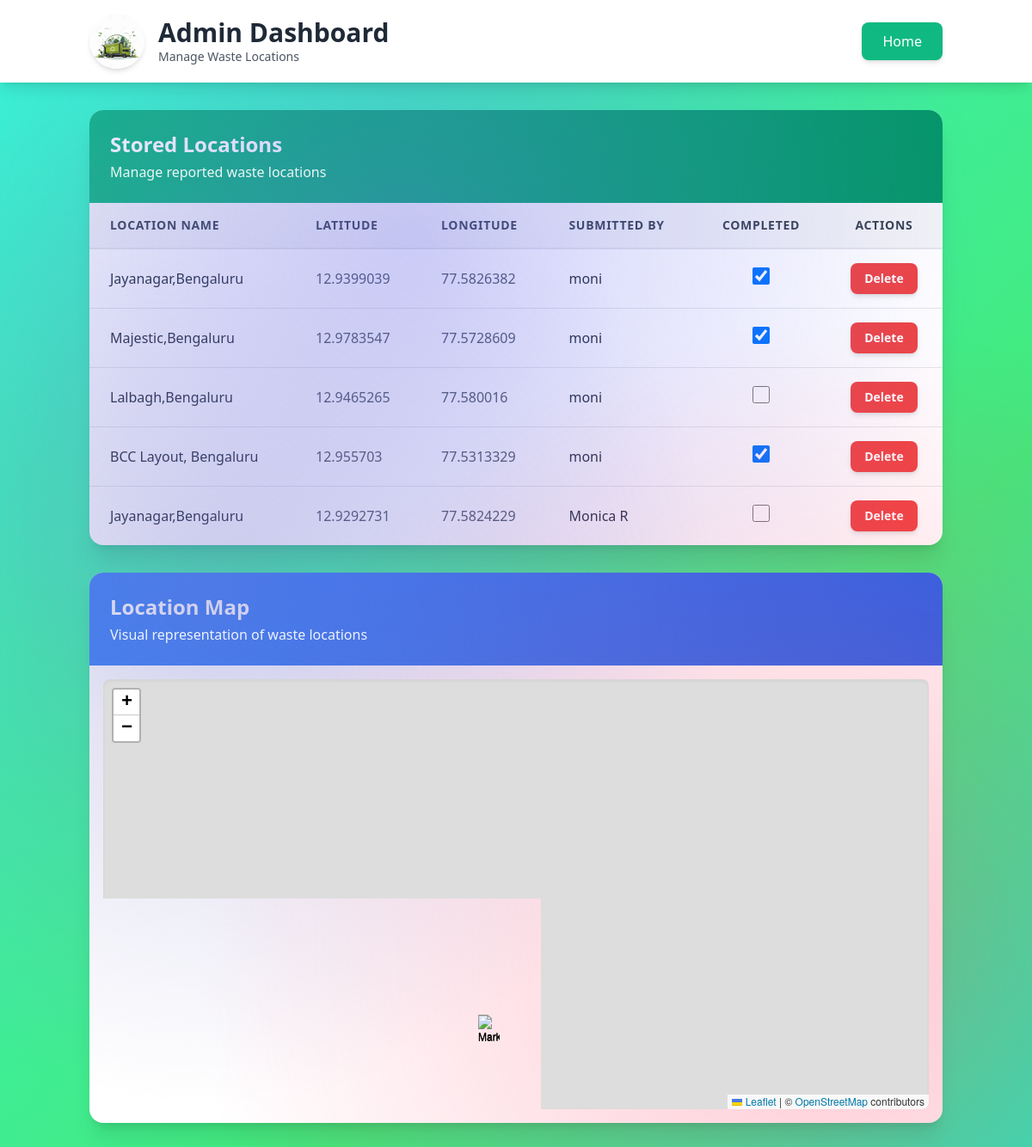
The app's page /admin_dashboard (signed in) with its own data.
### app.py (models this page shows, shortened)
class WasteLocation(db.Model):
    __tablename__ = 'waste_location'
    id = db.Column(db.Integer, primary_key=True)
    location_name = db.Column(db.String(255), nullable=False)
    latitude = db.Column(db.Float, nullable=False)
    longitude = db.Column(db.Float, nullable=False)
    user_id = db.Column(db.Integer, db.ForeignKey('user.id'), nullable=False)  # Foreign key to User
    is_completed = db.Column(db.Boolean, default=False)  # New column
    user = db.relationship('User', backref=db.backref('locations', lazy=True))  # Define relationship

class User(db.Model):
    __tablename__='user'
    id = db.Column(db.Integer, primary_key=True)
    username = db.Column(db.String(120), unique=True, nullable=False)
    password = db.Column(db.String(200), nullable=False)
    is_admin = db.Column(db.Boolean, default=False)  # Admin field to distinguish between admins and regular users

### app.py (the view)
@app.route('/admin_dashboard')
def admin_dashboard():
    if 'user_id' not in session or not session.get('is_admin'):
        return redirect(url_for('login'))  # Redirect to login if not an admin
    locations = WasteLocation.query.all()
    locations = [
        {
            "id": loc.id,
            "location_name":loc.location_name,
            "latitude": loc.latitude,
            "longitude": loc.longitude,
            "username": loc.user.username,
            'is_completed': loc.is_completed,
        }
        for loc in locations
    ]
    locations = locations if locations else []
    return render_template('admin_dashboard.html', locations=locations)

### templates/admin_dashboard.html (shortened to what this page needs)
<!DOCTYPE html>
<html lang="en">
<head>
    <script src="https://cdn.tailwindcss.com"></script>
    <link rel="stylesheet" href="https://unpkg.com/leaflet@1.7.1/dist/leaflet.css"/>
</head>
<body class="animated-gradient min-h-screen">
    <header class="bg-white shadow-lg sticky top-0 z-50">
        <div class="container mx-auto px-4 py-4">
            <div class="flex items-center justify-between">
                <div class="flex items-center space-x-4">
                    <img src="{{ url_for('static', filename='images/logo.jpg') }}" alt="Logo" class="h-16 w-16 rounded-full object-cover shadow-md">
                    <div>
                        <h1 class="text-2xl md:text-3xl font-bold text-gray-800">Admin Dashboard</h1>
                        <p class="text-sm text-gray-600 hidden md:block">Manage Waste Locations</p>
                    </div>
                </div>
                <a href="/" class="px-6 py-2.5 bg-primary text-white rounded-lg hover:bg-secondary transition-all duration-300 shadow-md hover:shadow-lg font-medium">Home</a>
            </div>
        </div>
    </header>
    <div class="container mx-auto px-4 py-8">
        <div class="bg-white rounded-2xl shadow-xl overflow-hidden mb-8">
            <div class="bg-gradient-to-r from-primary to-secondary p-6">
                <h2 class="text-2xl font-bold text-white">Stored Locations</h2>
                <p class="text-white opacity-90 mt-1">Manage reported waste locations</p>
            </div>
            <div class="overflow-x-auto">
                <table class="w-full">
                    <thead class="bg-gray-100 border-b-2 border-gray-200">
                        <tr>
                            <th class="px-6 py-4 text-left text-sm font-bold text-gray-700 uppercase tracking-wider">Location Name</th>
                            <th class="px-6 py-4 text-left text-sm font-bold text-gray-700 uppercase tracking-wider">Latitude</th>
                            <th class="px-6 py-4 text-left text-sm font-bold text-gray-700 uppercase tracking-wider">Longitude</th>
                            <th class="px-6 py-4 text-left text-sm font-bold text-gray-700 uppercase tracking-wider">Submitted By</th>
                            <th class="px-6 py-4 text-center text-sm font-bold text-gray-700 uppercase tracking-wider">Completed</th>
                            <th class="px-6 py-4 text-center text-sm font-bold text-gray-700 uppercase tracking-wider">Actions</th>
                        </tr>
                    </thead>
                    <tbody class="divide-y divide-gray-200">
                        {% for location in locations %}
                            <tr class="hover:bg-gray-50 transition-colors duration-200">
                                <td class="px-6 py-4 text-gray-800 font-medium">{{ location.location_name }}</td>
                                <td class="px-6 py-4 text-gray-600">{{ location.latitude }}</td>
                                <td class="px-6 py-4 text-gray-600">{{ location.longitude }}</td>
                                <td class="px-6 py-4 text-gray-800 font-medium">{{ location.username }}</td>
                                <td class="px-6 py-4 text-center">
                                    <input
                                        type="checkbox"
                                        class="completion-checkbox w-5 h-5 text-primary border-2 border-gray-300 rounded focus:ring-2 focus:ring-primary cursor-pointer"
                                        data-id="{{ location.id }}"
                                        {% if location.is_completed %}checked{% endif %}
                                    >
                                </td>
                                <td class="px-6 py-4 text-center">
                                    <form action="{{ url_for('delete_location', location_id=location.id) }}" method="POST" class="inline">
                                        <button
                                            type="submit"
                                            onclick="return confirm('Are you sure you want to delete this location?')"
                                            class="px-4 py-2 bg-red-500 text-white rounded-lg hover:bg-red-600 transition-all duration-300 shadow-md hover:shadow-lg font-semibold text-sm"
                                        >
                                            Delete
                                        </button>
                                    </form>
                                </td>
                            </tr>
                        {% endfor %}
                    </tbody>
                </table>
            </div>
        </div>
        <div class="bg-white rounded-2xl shadow-xl overflow-hidden">
            <div class="bg-gradient-to-r from-blue-500 to-blue-600 p-6">
                <h2 class="text-2xl font-bold text-white">Location Map</h2>
                <p class="text-white opacity-90 mt-1">Visual representation of waste locations</p>
            </div>
            <div class="p-4">
                <div id="map" class="h-[500px] rounded-lg shadow-inner"></div>
            </div>
        </div>
    </div>
</body>
</html>

### templates/admin_dashboard.html (style rules this page uses)
.animated-gradient { background: linear-gradient(-45deg, #667eea, #764ba2, #f093fb, #4facfe, #00f2fe, #43e97b, #38f9d7); background-size: 400% 400%; animation: gradient 20s ease infinite; }
body::before { content: ''; position: fixed; top: 0; left: 0; width: 100%; height: 100%; background-image: radial-gradient(circle at 20% 50%, rgba(120, 119, 198, 0.3) 0%, transparent 50%), radial-gradient(circle at 80% 80%, rgba(252, 70, 107, 0.3) 0%, transparent 50%), radial-gradient(circle at 40% 20%, rgba(99, 102, 241, 0.3) 0%, transparent 50%); pointer-events: none; z-index: 0; }
#map { height: 500px; }

### records on screen
WasteLocation: location_name "Jayanagar,Bengaluru", latitude "12.9399039", longitude "77.5826382"
User: username "moni" "moni" "moni" "moni"
WasteLocation: location_name "Majestic,Bengaluru", latitude "12.9783547", longitude "77.5728609"
WasteLocation: location_name "Lalbagh,Bengaluru", latitude "12.9465265", longitude "77.580016"
WasteLocation: location_name "BCC Layout, Bengaluru", latitude "12.955703", longitude "77.5313329"
WasteLocation: location_name "Jayanagar,Bengaluru", latitude "12.9292731", longitude "77.5824229"
User: username "Monica R"
